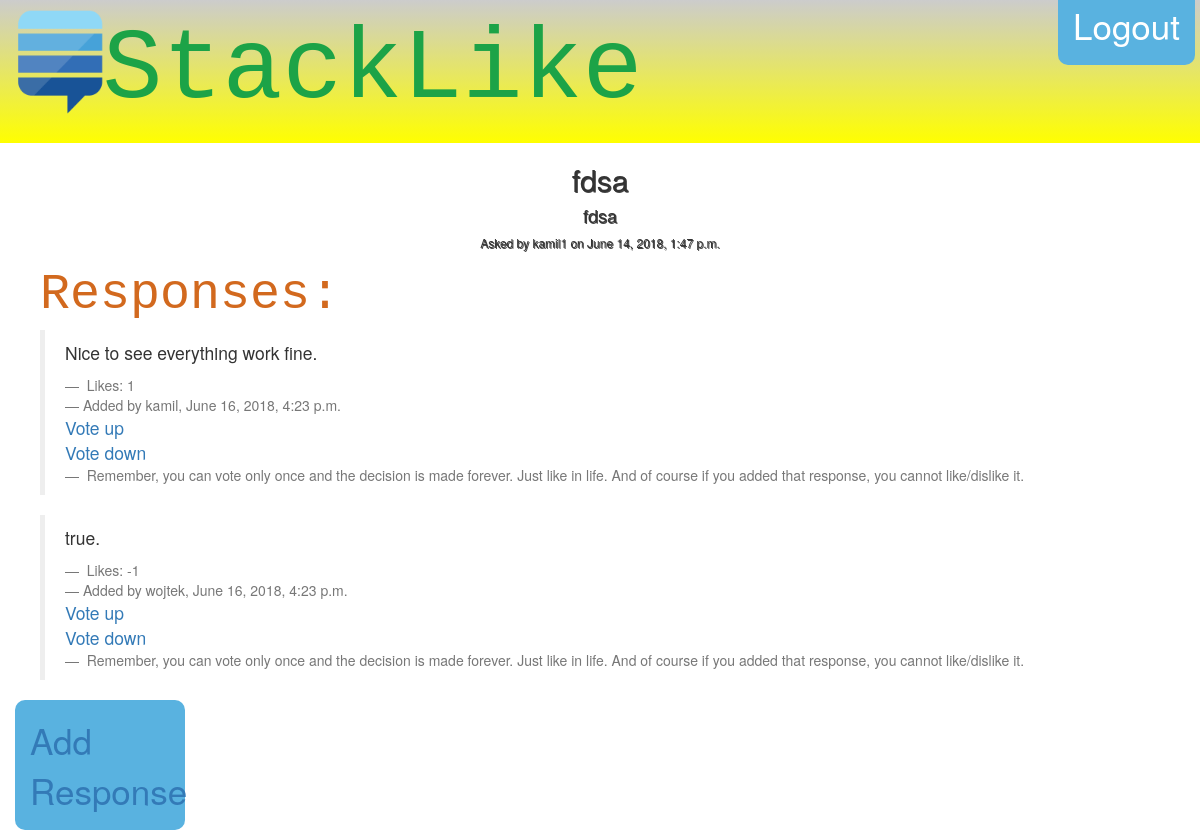
The app's page /home/.NET/2 (signed in) with its own data.
### StackLike/models.py (models this page shows, shortened)
class Question(models.Model):
    topic = models.CharField(max_length=20, default="No topic given.")
    user = models.ForeignKey(User, on_delete=models.CASCADE,)
    category = models.ForeignKey(Category, on_delete=models.CASCADE,)
    question_text = models.CharField(max_length=1000)
    pub_date = models.DateTimeField('date published')

class Response(models.Model):
    user = models.ForeignKey(User, on_delete=models.CASCADE,)
    question = models.ForeignKey(Question, on_delete=models.CASCADE,)
    message_text = models.CharField(max_length=2000)
    like_counter = models.IntegerField(default=0)
    pub_date = models.DateTimeField('date published',)

### StackLike/views.py (the view)
# urls.py: re_path('home/([^/]+)/(\\d+)/?$', views.show_question, name='show_question'),
@login_required
def show_question(request, question_category, question_id):
    responses = Response.objects.order_by('-like_counter').filter(question__id=question_id)
    question_topic = Question.objects.get(id=question_id).topic
    question_text = Question.objects.get(id=question_id).question_text
    pub_date = Question.objects.get(id=question_id).pub_date
    return render(request, 'home/question_page.html', {'responses_list': responses, 'question_topic': question_topic,
                                                       'question_text': question_text, 'question_id': question_id,
                                                       'category_name': question_category, 'pub_date': pub_date})

### templates/home/question_page.html
{% extends "base.html" %}
{% block content %}
    <div class="w3-container w3-light-grey">
    <h2 style="text-shadow:1px 1px 0 #444" align="center">{{ question_topic }}</h2>
        <h4 style="text-shadow:1px 1px 0 #444" align="center">{{ question_text }}</h4>
    <h6 style="text-shadow:1px 1px 0 #444" align="center">Asked by {{ request.user }} on {{ pub_date }}</h6>
    </div>
    {% if responses_list %}
 <ul>
      <div class="category" style="font-family:Courier"> Responses: </div>
 {% for response in  responses_list %}
      <blockquote>
        <p>{{ response.message_text }}</p>
          <footer> Likes: {{ response.like_counter }}</footer>
          <footer>Added by {{ response.user }}, {{ response.pub_date }}</footer>
          <div class="submit" ><a href="{% url 'vote' category_name question_id response.id '+' %}"> Vote up</a></div>
          <div class="submit" ><a href="{% url 'vote' category_name question_id response.id '-' %}">Vote down</a></div>
          <footer> Remember, you can vote only once and the decision is made forever. Just like in life. And of course if you added that response, you cannot like/dislike it.</footer>
      </blockquote>
 {% endfor %}
 </ul>
    {% else %}
    <h1>No responses</h1>
    {% endif %}
    <div class="col-sm-2"><div class="btn-login" style=" border-top-left-radius: 10px; border-top-right-radius: 10px;
     border-bottom-left-radius: 10px; border-bottom-right-radius: 10px"> <a href="{% url 'new_response' question_id %}">Add Response</a></div></div>
 {% endblock %}

### StackLike/static/StackLike/page_style.css (style rules this page uses)
body { padding-top: 0px; }
.btn-login { background-color: #59B2E0; outline: none; color: #fff; font-size: 35px; height: auto; font-weight: normal; padding: 15px; border-color: #59B2E6; }
.category { font-size: 50px; color: chocolate; text-decoration: none; }

### records on screen
Question: topic "fdsa", question_text "fdsa", pub_date "June 14, 2018, 1:47 p.m."
Response: message_text "Nice to see everything work fine.", like_counter "1", user "kamil", pub_date "June 16, 2018, 4:23 p.m."
Response: message_text "true.", like_counter "-1", user "wojtek", pub_date "June 16, 2018, 4:23 p.m."

### other values on screen
{{ request.user }} "kamil1"
